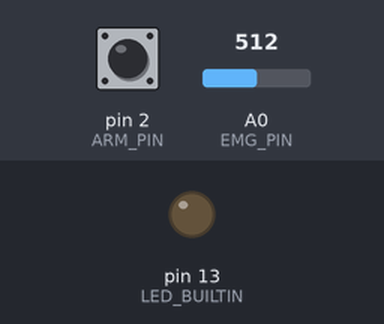
Recording of a sketch running on a simulated Arduino Nano, built with avr-gcc and run on an emulated ATmega328P. On the bench: output pins drawn as LEDs (lit = HIGH). Dashed ring = blinking. The test bench sets the inputs (shaded band); at power-on: A0 (EMG_PIN) = 512, pin 2 (ARM_PIN) HIGH.

Above: at 1.2 s.
1.3 s: A0 (EMG_PIN) set to 636
2.8 s: A0 (EMG_PIN) set to 665
At 2.93 s:
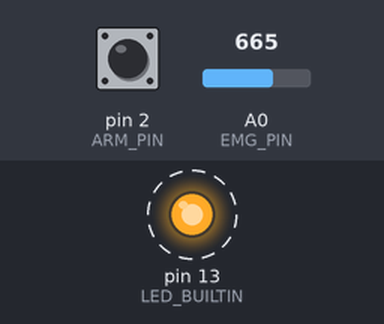
Timing chart, 0 to 11.8 s (numbered marks = the images above; inputs shaded):
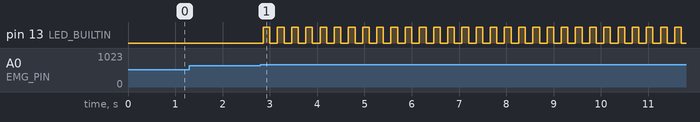

Measured:
- the behaviour switches between 650 and 651 on A0 (EMG_PIN) (found by bisection; images 0 and 1)
- after the input at 1.3 s, every drawn part: stays the same
- by itself, pin 13 (LED_BUILTIN): alternates HIGH for 0.14 s and LOW for 0.16 s

The sketch:

ProstheticHand.ino
```cpp
// (licence header left out)
#include <Servo.h>
#include "EMGFilters.h"
#include "HandControl.h"

const byte EMG_PIN = A0;
const byte ARM_PIN = 2;             // Normally-open hold-to-enable switch to GND.
const byte SERVO_PINS[] = {9, 10, 11}; // Thumb, index+middle, ring+little.
// Small initial test movement, NOT calibrated full-hand endpoints.
// First test with horns/tendons disconnected. Adjust each pair for your linkage.
const int OPEN_US[]  = {1100, 1100, 1100};
const int CLOSE_US[] = {1300, 1300, 1300};
const int STEP_US = 10;             // Every 20 ms; limits commanded closing rate.
const bool PLOT = false;            // Diagnostic serial output, 20 Hz.
// Shipping configuration: signal processing only, NO servo pulses.
// Set true only for supervised fixture commissioning with horns/tendons removed.
// This setting is not permission for human use. See docs/PRE-HUMAN-TEST.md.
const bool SERVO_OUTPUTS_ENABLED = false;

Servo servos[3];
EMGFilters filter;
HandControl hand;
int positionUs[3];
uint32_t nextSample, lastServo = 0, lastPlot = 0;

void setup() {
  pinMode(ARM_PIN, INPUT_PULLUP);
  pinMode(LED_BUILTIN, OUTPUT);
  Serial.begin(115200);
  filter.init(SAMPLE_FREQ_1000HZ, NOTCH_FREQ_50HZ, true, true, true);
  // Match DFRobot's 1 kHz filtering and squared activity, then average it.
  nextSample = micros();
  for (byte i = 0; i < 3; ++i) positionUs[i] = OPEN_US[i];
  // Servos remain detached during the five-second relaxed calibration.
}

void loop() {
  uint32_t now = micros();
  if ((int32_t)(now - nextSample) < 0) return;
  if (now - nextSample >= 2000) {
    hand.fault = true;              // Timing was lost: reset and recalibrate.
    nextSample = now;
  }
  nextSample += 1000;
  int raw = analogRead(EMG_PIN);
  hand.sample(filter.update(raw), raw, digitalRead(ARM_PIN) == LOW);

  bool enabled = SERVO_OUTPUTS_ENABLED && hand.enabled;
  // Detach on the next sample, rather than waiting for a 20 ms servo update.
  // Firmware can hang; this is NOT a hardwired disconnect or a grip release.
  if (!enabled) {
    for (byte i = 0; i < 3; ++i) {
      servos[i].detach();
      positionUs[i] = OPEN_US[i];
    }
  }

  uint32_t ms = millis();
  if (ms - lastServo >= 20) {
    lastServo = ms;
    for (byte i = 0; i < 3; ++i) {
      if (!enabled) {
        continue;
      }
      if (!servos[i].attached()) {
        servos[i].writeMicroseconds(OPEN_US[i]);
        servos[i].attach(SERVO_PINS[i], 500, 2500); // FT5425BL reference only; verify actual unit.
      }
      int target = hand.closed ? CLOSE_US[i] : OPEN_US[i];
      if (positionUs[i] < target) positionUs[i] = min(positionUs[i] + STEP_US, target);
      if (positionUs[i] > target) positionUs[i] = max(positionUs[i] - STEP_US, target);
      servos[i].writeMicroseconds(positionUs[i]);
    }
    digitalWrite(LED_BUILTIN, hand.fault ? (ms / 150) % 2 : hand.calibrated);
  }
  if (PLOT && ms - lastPlot >= 50 && Serial.availableForWrite() >= 40) {
    lastPlot = ms;
    Serial.print(hand.level); Serial.print(' ');
    Serial.print(hand.threshold); Serial.print(' ');
    Serial.println(hand.closed ? hand.threshold : 0);
  }
}
```

EMGFilters.cpp
```cpp
// (licence header left out)
#include "EMGFilters.h"

// coefficients of transfer function of LPF
// coef[sampleFreqInd][order]
static float lpf_numerator_coef[2][3] = {{0.3913, 0.7827, 0.3913},
                                         {0.1311, 0.2622, 0.1311}};
static float lpf_denominator_coef[2][3] = {{1.0000, 0.3695, 0.1958},
                                           {1.0000, -0.7478, 0.2722}};
// coefficients of transfer function of HPF
static float hpf_numerator_coef[2][3] = {{0.8371, -1.6742, 0.8371},
                                         {0.9150, -1.8299, 0.9150}};
static float hpf_denominator_coef[2][3] = {{1.0000, -1.6475, 0.7009},
                                           {1.0000, -1.8227, 0.8372}};
// coefficients of transfer function of anti-hum filter
// coef[sampleFreqInd][order] for 50Hz
static float ahf_numerator_coef_50Hz[2][6] = {
    {0.9522, -1.5407, 0.9522, 0.8158, -0.8045, 0.0855},
    {0.5869, -1.1146, 0.5869, 1.0499, -2.0000, 1.0499}};
static float ahf_denominator_coef_50Hz[2][6] = {
    {1.0000, -1.5395, 0.9056, 1.0000 - 1.1187, 0.3129},
    {1.0000, -1.8844, 0.9893, 1.0000, -1.8991, 0.9892}};
static float ahf_output_gain_coef_50Hz[2] = {1.3422, 1.4399};
// coef[sampleFreqInd][order] for 60Hz
static float ahf_numerator_coef_60Hz[2][6] = {
    {0.9528, -1.3891, 0.9528, 0.8272, -0.7225, 0.0264},
    {0.5824, -1.0810, 0.5824, 1.0736, -2.0000, 1.0736}};
static float ahf_denominator_coef_60Hz[2][6] = {
    {1.0000, -1.3880, 0.9066, 1.0000, -0.9739, 0.2371},
    {1.0000, -1.8407, 0.9894, 1.0000, -1.8584, 0.9891}};
static float ahf_output_gain_coef_60Hz[2] = {1.3430, 1.4206};

enum FILTER_TYPE {
    FILTER_TYPE_LOWPASS = 0,
    FILTER_TYPE_HIGHPASS,
};

class FILTER_2nd {
  private:
    // second-order filter
    float states[2];
    float num[3];
    float den[3];

  public:
    void init(FILTER_TYPE ftype, int sampleFreq) {
        states[0] = 0;
        states[1] = 0;
        if (ftype == FILTER_TYPE_LOWPASS) {
            // 2th order butterworth lowpass filter
            // cutoff frequency 150Hz
            if (sampleFreq == SAMPLE_FREQ_500HZ) {
                for (int i = 0; i < 3; i++) {
                    num[i] = lpf_numerator_coef[0][i];
                    den[i] = lpf_denominator_coef[0][i];
                }
            } else if (sampleFreq == SAMPLE_FREQ_1000HZ) {
                for (int i = 0; i < 3; i++) {
                    num[i] = lpf_numerator_coef[1][i];
                    den[i] = lpf_denominator_coef[1][i];
                }
            }
        } else if (ftype == FILTER_TYPE_HIGHPASS) {
            // 2th order butterworth
            // cutoff frequency 20Hz
            if (sampleFreq == SAMPLE_FREQ_500HZ) {
                for (int i = 0; i < 3; i++) {
                    num[i] = hpf_numerator_coef[0][i];
                    den[i] = hpf_denominator_coef[0][i];
                }
            } else if (sampleFreq == SAMPLE_FREQ_1000HZ) {
                for (int i = 0; i < 3; i++) {
                    num[i] = hpf_numerator_coef[1][i];
                    den[i] = hpf_denominator_coef[1][i];
                }
            }
        }
    }

    float update(float input) {
        float tmp = (input - den[1] * states[0] - den[2] * states[1]) / den[0];
        float output = num[0] * tmp + num[1] * states[0] + num[2] * states[1];
        // save last states
        states[1] = states[0];
        states[0] = tmp;
        return output;
    }
};

class FILTER_4th {
  private:
    // fourth-order filter
    // cascade two 2nd-order filters
    float states[4];
    float num[6];
    float den[6];
    float gain;

  public:
    void init(int sampleFreq, int humFreq) {
        gain = 0;
        for (int i = 0; i < 4; i++) {
            states[i] = 0;
        }
        if (humFreq == NOTCH_FREQ_50HZ) {
            if (sampleFreq == SAMPLE_FREQ_500HZ) {
                for (int i = 0; i < 6; i++) {
                    num[i] = ahf_numerator_coef_50Hz[0][i];
                    den[i] = ahf_denominator_coef_50Hz[0][i];
                }
                gain = ahf_output_gain_coef_50Hz[0];
            } else if (sampleFreq == SAMPLE_FREQ_1000HZ) {
                for (int i = 0; i < 6; i++) {
                    num[i] = ahf_numerator_coef_50Hz[1][i];
                    den[i] = ahf_denominator_coef_50Hz[1][i];
                }
                gain = ahf_output_gain_coef_50Hz[1];
            }
        } else if (humFreq == NOTCH_FREQ_60HZ) {
            if (sampleFreq == SAMPLE_FREQ_500HZ) {
                for (int i = 0; i < 6; i++) {
                    num[i] = ahf_numerator_coef_60Hz[0][i];
                    den[i] = ahf_denominator_coef_60Hz[0][i];
                }
                gain = ahf_output_gain_coef_60Hz[0];
            } else if (sampleFreq == SAMPLE_FREQ_1000HZ) {
                for (int i = 0; i < 6; i++) {
                    num[i] = ahf_numerator_coef_60Hz[1][i];
                    den[i] = ahf_denominator_coef_60Hz[1][i];
                }
                gain = ahf_output_gain_coef_60Hz[1];
            }
        }
    }

    float update(float input) {
        float output;
        float stageIn;
        float stageOut;

        stageOut  = num[0] * input + states[0];
        states[0] = (num[1] * input + states[1]) - den[1] * stageOut;
        states[1] = num[2] * input - den[2] * stageOut;
        stageIn   = stageOut;
        stageOut  = num[3] * stageOut + states[2];
        states[2] = (num[4] * stageIn + states[3]) - den[4] * stageOut;
        states[3] = num[5] * stageIn - den[5] * stageOut;

        output = gain * stageOut;

        return output;
    }
};

FILTER_2nd LPF;
FILTER_2nd HPF;
FILTER_4th AHF;

void EMGFilters::init(int sampleFreq,
                     int  notchFreq,
                     bool             enableNotchFilter,
                     bool             enableLowpassFilter,
                     bool             enableHighpassFilter) {
    m_sampleFreq   = sampleFreq;
    m_notchFreq    = notchFreq;
    m_bypassEnabled = true;
    if (((sampleFreq == SAMPLE_FREQ_500HZ) || (sampleFreq == SAMPLE_FREQ_1000HZ)) &&
        ((notchFreq == NOTCH_FREQ_50HZ) || (notchFreq == NOTCH_FREQ_60HZ))) {
            m_bypassEnabled = false;
    }

    LPF.init(FILTER_TYPE_LOWPASS, m_sampleFreq);
    HPF.init(FILTER_TYPE_HIGHPASS, m_sampleFreq);
    AHF.init(m_sampleFreq, m_notchFreq);

    m_notchFilterEnabled    = enableNotchFilter;
    m_lowpassFilterEnabled  = enableLowpassFilter;
    m_highpassFilterEnabled = enableHighpassFilter;
}

int EMGFilters::update(int inputValue) {
    int output = 0;
    if (m_bypassEnabled) {
        return output = inputValue;
    }

    // first notch filter
    if (m_notchFilterEnabled) {
        // output = NTF.update(inputValue);
        output = AHF.update(inputValue);
    } else {
        // notch filter bypass
        output = inputValue;
    }

    // second low pass filter
    if (m_lowpassFilterEnabled) {
        output = LPF.update(output);
    }

    // third high pass filter
    if (m_highpassFilterEnabled) {
        output = HPF.update(output);
    }

    return output;
}
```

EMGFilters.h
```cpp
// (licence header left out)
#ifndef _EMGFILTERS_H
#define _EMGFILTERS_H

#define SAMPLE_FREQ_500HZ 500
#define SAMPLE_FREQ_1000HZ 1000

#define NOTCH_FREQ_50HZ 50
#define NOTCH_FREQ_60HZ 60

// \brief EMGFilter provides an anti-hum notch filter to filter out 50HZ or
//        60HZ power line noise, a lowpass filter to filter out signals above
//        150HZ, and a highpass filter to filter out noise below 20HZ;
//        You can turn on or off these filters by the init function.
// \remark Input frequencies of 500HZ and 1000HZ are supported only!
class EMGFilters {
  public:
    // \brief Initializes the filter.
    // \param sampleFreq only supports SAMPLE_FREQ_500HZ &
    // SAMPLE_FREQ_1000HZ.
    // \param notchFreq only supports NOTCH_FREQ_50HZ & NOTCH_FREQ_60HZ.
    // \param enableNotchFilter enables the notch filter. True by default.
    // \param enableLowpassFilter enables the lowpass filter. True by
    // default.
    // \param enableHighpassFilter enables the highpass filter. True by
    // default
    // \remark The filter won't work and just bypass input if sampleFreq or
    //         notchFreq isn't specified properly.
    void init(int sampleFreq,
              int  notchFreq,
              bool             enableNotchFilter    = true,
              bool             enableLowpassFilter  = true,
              bool             enableHighpassFilter = true);

    // \brief Called in the loop, input read analog value to get filtered
    // value
    int update(int inputValue);

  private:
    int              m_sampleFreq;
    int              m_notchFreq;
    bool             m_bypassEnabled;
    bool             m_notchFilterEnabled;
    bool             m_lowpassFilterEnabled;
    bool             m_highpassFilterEnabled;
};

#endif
```

HandControl.h
```cpp
// (licence header left out)
#pragma once
#include <stdint.h>

// One EMG channel commands all three servo groups together.
class HandControl {
 public:
  uint32_t level = 0, threshold = 100;
  bool calibrated = false, closed = false, fault = false, enabled = false;

  void sample(int filtered, int raw, bool armed) {
    // Filter first, then average signal power so positive/negative EMG does not cancel.
    level = averageActivity(filtered);

    // SEN0240 output is 0–3 V on the classic Nano's default 5 V ADC range.
    // A 1 Mohm A0-to-GND resistor makes an unplugged signal tend towards zero.
    if (raw < 2 || raw > 650) {
      if (bad < 50) ++bad;
    } else bad = 0;
    if (bad >= 50) fault = true;  // Reset is required after a fault.

    if (!calibrated) {
      ++samples;
      if (samples > 1000 && level > restPeak) restPeak = level;
      if (samples >= 5000) {
        threshold = restPeak * 3 + 25;
        if (threshold < 100) threshold = 100;
        calibrated = true;
      }
      closed = false;
      return;
    }
    // Observe a released switch AFTER calibration. A switch held at startup
    // must never enable outputs, even when the signal looks relaxed.
    if (!armed) {
      if (releaseCount < 50) ++releaseCount;
      armReleased = releaseCount >= 50; // 50 ms release qualification at 1 kHz.
    } else releaseCount = 0;
    enabled = armed && armReleased && !fault;
    if (!enabled) {
      closed = false; activeCount = 0; holdCount = 0; waitingForRest = true;
      return;
    }
    if (level < threshold / 2) {
      closed = false; activeCount = 0; holdCount = 0; waitingForRest = false;
    } else if (!closed && !waitingForRest) {
      activeCount = level > threshold ? activeCount + 1 : 0;
      if (activeCount >= 80) closed = true;
    }
    if (closed && ++holdCount >= 3000) {
      closed = false; waitingForRest = true; activeCount = 0; holdCount = 0;
    }
  }

 private:
  static const uint8_t AVERAGE_SAMPLES = 32; // 32 ms at 1 kHz sampling.

  uint32_t averageActivity(int filtered) {
    int32_t value = filtered;
    if (value > 2047) value = 2047;
    if (value < -2047) value = -2047;
    sum -= history[index];              // Remove the oldest sample.
    history[index] = uint32_t(value * value);
    sum += history[index];              // Add the newest sample.
    index = (index + 1) % AVERAGE_SAMPLES;
    return sum / AVERAGE_SAMPLES;
  }

  uint32_t history[AVERAGE_SAMPLES] = {}, sum = 0, restPeak = 0;
  uint16_t samples = 0, bad = 0, activeCount = 0, holdCount = 0;
  uint8_t index = 0, releaseCount = 0;
  bool waitingForRest = true, armReleased = false;
};
```
